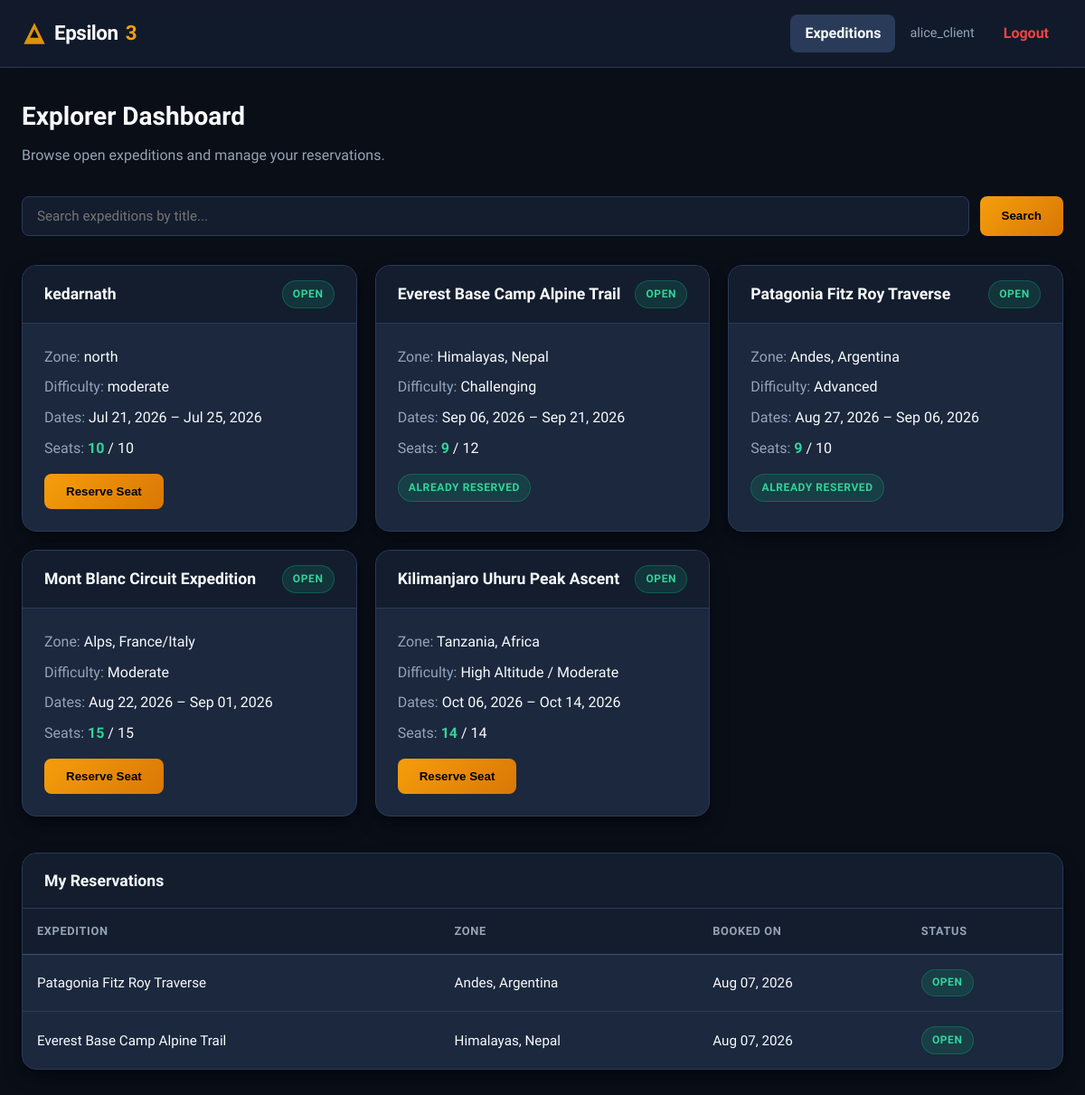
/portal/dashboard (signed in), run on an earlier commit of the app's database.
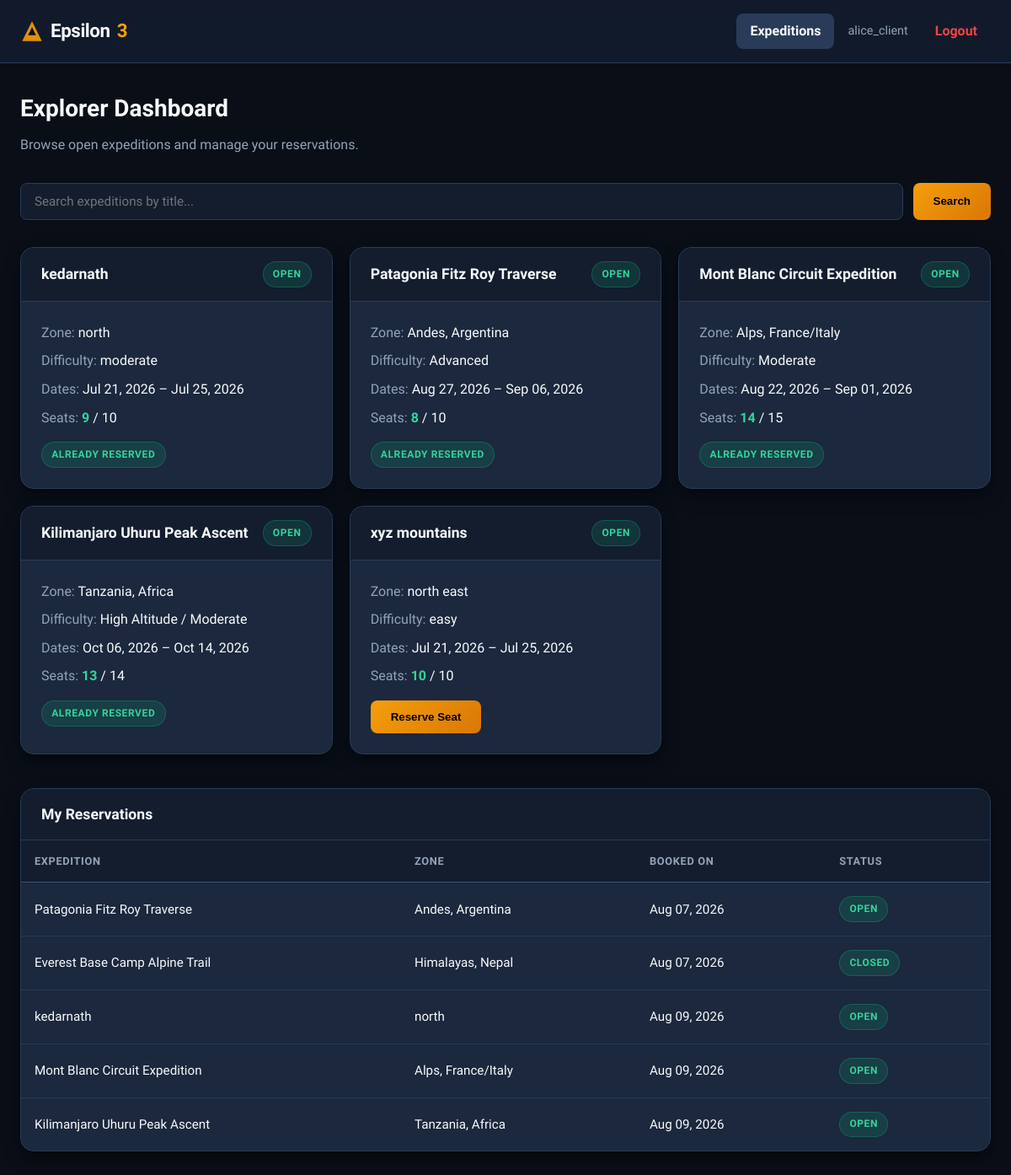
And on a later commit of the database.
### database/models.py (models this page shows, shortened)
class Expedition(db.Model):
    __tablename__ = 'expeditions'
    expedition_id = db.Column(db.Integer, primary_key=True)
    title = db.Column(db.String(200), nullable=False)
    zone = db.Column(db.String(100), nullable=False)
    difficulty_grade = db.Column(db.String(50), nullable=False)
    max_participants = db.Column(db.Integer, nullable=False)
    available_seats = db.Column(db.Integer, nullable=False)
    start_date = db.Column(db.DateTime, nullable=False)
    end_date = db.Column(db.DateTime, nullable=False)
    expedition_status = db.Column(db.String(50), default='Pending Approval', nullable=False)
    lead_guide_id = db.Column(db.Integer, db.ForeignKey('users.user_id'), nullable=True)
    guide = db.relationship(
        'UserAccount',
        backref=db.backref('assigned_expeditions', lazy=True),
        foreign_keys=[lead_guide_id]
    )

class TrekBooking(db.Model):
    __tablename__ = 'bookings'
    booking_id = db.Column(db.Integer, primary_key=True)
    trekker_id = db.Column(db.Integer, db.ForeignKey('users.user_id', ondelete='CASCADE'), nullable=False)
    expedition_id = db.Column(db.Integer, db.ForeignKey('expeditions.expedition_id', ondelete='CASCADE'), nullable=False)
    booked_at = db.Column(db.DateTime, default=datetime.utcnow, nullable=False)
    trekker = db.relationship(
        'UserAccount',
        backref=db.backref('bookings', cascade='all, delete-orphan', lazy=True),
        foreign_keys=[trekker_id]
    )
    expedition = db.relationship(
        'Expedition',
        backref=db.backref('bookings', cascade='all, delete-orphan', lazy=True)
    )

### controllers/client_controller.py (the view)
@client_controller.route('/dashboard')
def explorer_dashboard():
    if not _is_client_logged_in():
        return redirect('/portal/login')
    search_query = request.args.get('q', '').strip()
    query = Expedition.query.filter_by(expedition_status='Open')
    if search_query:
        query = query.filter(Expedition.title.ilike(f'%{search_query}%'))
    available_expeditions = query.all()
    user_reservations = TrekBooking.query.filter_by(trekker_id=session['user_id']).all()
    reserved_exp_ids = [booking.expedition_id for booking in user_reservations]
    return render_template(
        'explorer_panel.html',
        expeditions=available_expeditions,
        my_bookings=user_reservations,
        search_query=search_query,
        reserved_ids=reserved_exp_ids
    )

### controllers/client_controller.py (called while the page is built)
def _is_client_logged_in() -> bool:
    return session.get('user_role') in ('trekker', 'client')

### templates/explorer_panel.html (shortened to what this page needs)
{% extends "base_layout.html" %}
{% block nav_links %}
    <a href="/portal/dashboard" class="nav-link-custom active">Expeditions</a>
{% endblock %}
{% block content %}
<h1 style="margin: 0 0 0.5rem; font-size: 1.75rem;">Explorer Dashboard</h1>
<p class="text-slate" style="margin: 0 0 2rem;">Browse open expeditions and manage your reservations.</p>
<form method="GET" action="/portal/dashboard" style="display: flex; gap: 0.75rem; margin-bottom: 2rem; flex-wrap: wrap;">
    <input class="alpine-input" type="search" name="q" value="{{ search_query or '' }}" placeholder="Search expeditions by title..." style="flex: 1; min-width: 220px;">
    <button type="submit" class="btn-alpine-primary">Search</button>
</form>
<div style="display: grid; grid-template-columns: repeat(auto-fill, minmax(320px, 1fr)); gap: 1.25rem; margin-bottom: 2.5rem;">
    {% for exp in expeditions %}
    <div class="alpine-card">
        <div class="card-header-alpine" style="display: flex; justify-content: space-between; align-items: center; gap: 0.5rem;">
            <span>{{ exp.title }}</span>
            <span class="alpine-badge badge-open">{{ exp.expedition_status }}</span>
        </div>
        <div class="card-body-alpine">
            <p style="margin: 0 0 0.5rem;"><span class="text-slate">Zone:</span> {{ exp.zone }}</p>
            <p style="margin: 0 0 0.5rem;"><span class="text-slate">Difficulty:</span> {{ exp.difficulty_grade }}</p>
            <p style="margin: 0 0 0.5rem;"><span class="text-slate">Dates:</span> {{ exp.start_date.strftime('%b %d, %Y') }} – {{ exp.end_date.strftime('%b %d, %Y') }}</p>
            <p style="margin: 0 0 1rem;"><span class="text-slate">Seats:</span> <strong class="text-emerald">{{ exp.available_seats }}</strong> / {{ exp.max_participants }}</p>
            {% if exp.expedition_id in reserved_ids %}
                <span class="alpine-badge badge-open">Already Reserved</span>
            {% elif exp.available_seats > 0 %}
                <form method="POST" action="/portal/book/{{ exp.expedition_id }}">
                    <button type="submit" class="btn-alpine-primary">Reserve Seat</button>
                </form>
            {% else %}
                <span class="alpine-badge badge-closed">Full</span>
            {% endif %}
        </div>
    </div>
    {% else %}
    <div class="alpine-card" style="grid-column: 1 / -1;">
        <div class="card-body-alpine text-slate">No open expeditions found.</div>
    </div>
    {% endfor %}
</div>
<div class="alpine-card">
    <div class="card-header-alpine">My Reservations</div>
    <div class="card-body-alpine" style="padding: 0; overflow-x: auto;">
        <table class="alpine-table">
            <thead>
                <tr>
                    <th>Expedition</th>
                    <th>Zone</th>
                    <th>Booked On</th>
                    <th>Status</th>
                </tr>
            </thead>
            <tbody>
                {% for booking in my_bookings %}
                <tr>
                    <td>{{ booking.expedition.title }}</td>
                    <td>{{ booking.expedition.zone }}</td>
                    <td>{{ booking.booked_at.strftime('%b %d, %Y') }}</td>
                    <td><span class="alpine-badge badge-open">{{ booking.expedition.expedition_status }}</span></td>
                </tr>
                {% else %}
                <tr>
                    <td colspan="4" class="text-slate">You have no reservations yet.</td>
                </tr>
                {% endfor %}
            </tbody>
        </table>
    </div>
</div>
{% endblock %}

What changed in the data, as far as the page shows it:
no longer on this page (row edited): Expedition: title "Everest Base Camp Alpine Trail", expedition_status "OPEN", zone "Himalayas, Nepal", difficulty_grade "Challenging", start_date "Sep 06, 2026", end_date "Sep 21, 2026", available_seats "9", max_participants "12", shows "ALREADY RESERVED"
changed Expedition "kedarnath": available_seats "10" → "9"; now shows "ALREADY RESERVED"; no longer shows "Reserve Seat"
changed Expedition "Patagonia Fitz Roy Traverse": available_seats "9" → "8"
changed Expedition "Mont Blanc Circuit Expedition": available_seats "15" → "14"; now shows "ALREADY RESERVED"; no longer shows "Reserve Seat"
changed Expedition "Kilimanjaro Uhuru Peak Ascent": available_seats "14" → "13"; now shows "ALREADY RESERVED"; no longer shows "Reserve Seat"
added Expedition: title "xyz mountains", expedition_status "OPEN", zone "north east", difficulty_grade "easy", start_date "Jul 21, 2026", end_date "Jul 25, 2026", available_seats "10", max_participants "10"
changed through a linked row, TrekBooking "Everest Base Camp Alpine Trail": expedition.expedition_status "OPEN" → "CLOSED"
added TrekBooking: expedition "kedarnath", expedition.zone "north", booked_at "Aug 09, 2026", expedition.expedition_status "OPEN"
added TrekBooking: expedition "Mont Blanc Circuit Expedition", expedition.zone "Alps, France/Italy", booked_at "Aug 09, 2026", expedition.expedition_status "OPEN"
added TrekBooking: expedition "Kilimanjaro Uhuru Peak Ascent", expedition.zone "Tanzania, Africa", booked_at "Aug 09, 2026", expedition.expedition_status "OPEN"
